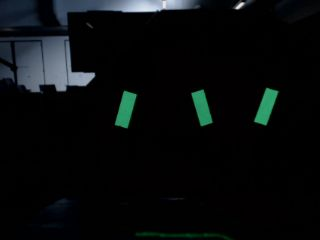
#> input picture images/1250mm.png, 320 x 240 px; its folder holds only this picture in this run
$ python tapeVision.py
#> lines starting #> are read from the running program, lines starting #| are printed output that depends on the picture; after the words box and inside, x2 and y2 are one past the last pixel; in counts of white or black regions, pixels touching at a corner belong together
import cv2
import numpy as np
import os
import math
import time


def findTape(img, display):
    minGreen = (30, 177, 80)  # colors to mask with
    maxGreen = (150, 255, 255)

    hsv = cv2.cvtColor(img, cv2.COLOR_BGR2HSV)
    mask = cv2.inRange(hsv, minGreen, maxGreen)
    mask = cv2.erode(mask, None, iterations=2)
    mask = cv2.dilate(mask, None, iterations=2)
    cv2.imshow("mask", mask)

    contours = cv2.findContours(mask, 1, 2)[-2]
    if len(contours) >= 1:
        #contours.sort(key=cv2.contourArea)
        removeUnder(10, contours)   #sort contours by area and then remove them if they're under a certen size
        rects = []  # all rects
        boxes = []
        allBoxes = []
        for i in range(len(contours)):
            rects.append(cv2.minAreaRect(contours[i]))
        pairs = findPairs(rects)
        correctPairs = []
        for i in range(len(pairs)):
            if checkOrien(pairs[i]) == True:
                correctPairs.append(pairs[i])

        for o in range(len(correctPairs)):
            breaker = False
            for i in range(len(correctPairs)):
                if i != o and correctPairs[o][0] == correctPairs[i][0]:
                    if xdist(
                        correctPairs[i][0][0][0], correctPairs[i][1][0][0]
                    ) < xdist(correctPairs[o][0][0][0], correctPairs[o][1][0][0]):
                        del correctPairs[o]
                        breaker = True
                        break
                    else:
                        del correctPairs[i]
                        breaker = True
                        break
            if breaker == True:
                break

        if display==True:
            for i in range(len(rects)):
                allBoxes.append(cv2.boxPoints(rects[i]))

        for b in range(len(correctPairs)):
            boxes.append(cv2.boxPoints(correctPairs[b][0]))
            boxes.append(cv2.boxPoints(correctPairs[b][1]))

        boxes = np.int0(boxes)
        if display==True:
            allBoxes = np.int0(allBoxes)
            show = img.copy()
            for i in range(len(allBoxes)):
                cv2.drawContours(show, [allBoxes[i]], 0, (0, 0, 255), 2)

            for i in range(len(boxes)):
                cv2.drawContours(show, [boxes[i]], 0, (0, 255, 0), 2)
            cv2.imshow("img", show)
        return {"rects": rects, "boxes": boxes, "hatches": correctPairs, "image":show}
        # rects is all found tape and boxes is all correct found tape (as box) and hatches is
    else:
        return {"rects": [], "boxes": [], "hatches": [], "image":show}


def removeUnder(under, contours):
    for c in range(len(contours)):
        if cv2.contourArea(contours[c]) < under:
            del contours[c]
            removeUnder(under, contours)
            break


def findMid(boxes): #boxes are actually rects
    mid1 = (boxes[0][0][0], boxes[0][0][1])
    mid2 = (boxes[1][0][0], boxes[1][0][1])
    bothMid = [(mid1[0] + mid2[0]) / 2, (mid1[1] + mid2[1]) / 2]

    return (np.int0(mid1), np.int0(mid2), np.int0(bothMid))
    #   center of 1rst, center of 2nd, center of both


def findPairs(rects):
    pairs = []
    lower, upper = splitRemove(rects)  # lower is pointing down left
    lower.sort(key=lambda x: x[0])
    upper.sort(key=lambda x: x[0])
    for l in range(len(lower)):
        for u in range(len(upper)):
            pairs.append([lower[l], upper[u]])
    return pairs


def splitRemove(rectList):  ############### change this to make it able to spot skewed hatches
    at = -35  # below 35 in one list above in another
    miss = 15
    list1, list2 = [], []
    for i in range(len(rectList)):
        if (rectList[i][2] < -(15 - miss) and rectList[i][2] > -(15 + miss)) or (
            rectList[i][2] < -(75 - miss) and rectList[i][2] > -(75 + miss)
        ):
            if rectList[i][2] < at:
                list1.append(rectList[i])
            else:
                list2.append(rectList[i])
    return list1, list2


def checkOrien(pair):
    pair.sort(key=lambda x: x[2])
    if pair[1][0][0] > pair[0][0][0]:
        return True
    else:
        return False


def closer(X1, X23):
    dist = [X1 - X23[0], X1 - X23[1]]
    if abs(dist[0]) > abs(dist[1]):
        return 0
    else:
        return 1


def xdist(x1, x2):
    return abs(x1 - x2)


# ( center (x,y), (width, height), angle of rotation ) min area rect things

files = os.listdir(".\images")
index = 0
testImg = cv2.imread("./images/" + files[index], 1)
#> testImg is the input picture: shape (240, 320, 3); mean B, G, R 12.3, 11.5, 8.5

def process(currentImg, display):
    hatches = currentImg.copy()
    tapes = findTape(currentImg, display)
    if display==True:
        mids=[]
        if len(tapes["hatches"]) >= 1:
            for i in range(len(tapes["hatches"])):
                mids.append(findMid([tapes["hatches"][i][0], tapes["hatches"][i][1]])[2])
                mid = findMid([tapes["hatches"][i][0], tapes["hatches"][i][1]])
                cv2.ellipse(
                    hatches,
                    (mid[2][0], mid[2][1]),
                    (mid[2][0] - mid[0][0], mid[2][0] - mid[0][0]),
                    0,
                    0,
                    360,
                    (0, 255, 255),
                    3,
                )
        cv2.imshow("hatches", hatches)
        if len(mids)==0:
            tapes["rects"].sort(key=lambda x:x[1][0]*x[1][1])
            return [findMid([tapes["rects"][0], tapes["rects"][1]]), tapes["image"]]
        else:
            return [mids, tapes["image"]]
    else:
        mids=[]
        if len(hatches) >= 1:
            for i in range(len(tapes["hatches"])):
                mids.append(findMid([tapes["hatches"][i][0], tapes["hatches"][i][1]])[2])
        return [mids, tapes["image"]]


if __name__=="__main__":
    while True:
        print(process(testImg, True)) #true is weather or not to display the stuff
#> in findTape, `hsv = cv2.cvtColor(img, cv2.COLOR_BGR2HSV)`: hsv: shape (240, 320, 3); mean H, S, V 47.5, 82.4, 13.6
#> in findTape, `mask = cv2.inRange(hsv, minGreen, maxGreen)`:
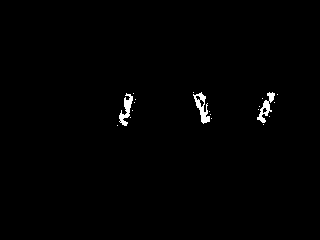
#> mask: shape (240, 320); 0.83% white; 20 white regions (17 under 20 px), largest, box (x1, y1, x2, y2) and area: (193, 92, 210, 124) 226, (119, 93, 133, 126) 200, (257, 92, 275, 123) 197
#> in findTape, `mask = cv2.erode(mask, None, iterations=2)`:
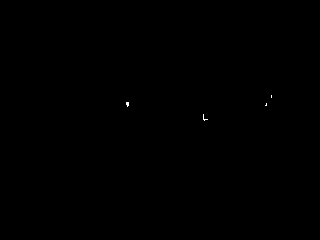
#> mask: shape (240, 320); 0.04% white in thin lines or dots, all inside (x1, y1, x2, y2) = (126, 95, 272, 121)
#> in findTape, `mask = cv2.dilate(mask, None, iterations=2)`:
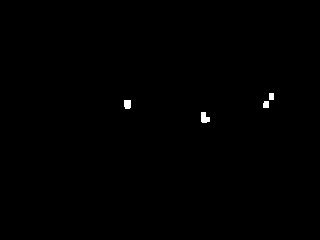
#> mask: shape (240, 320); 0.27% white; 4 white regions
#> in findTape, `contours = cv2.findContours(mask, 1, 2)[-2]`: contours = 4 contours; box (x1, y1, x2, y2) and area: (201, 112, 210, 123) 58, (124, 100, 131, 109) 46, (263, 101, 269, 108) 28, (269, 93, 274, 100) 24
#> the loop in removeUnder, `for c in range(len(contours)):` made 4 passes
#> the loop in findTape, `for i in range(len(contours)):` made 4 passes
#> after the loop in findTape, `for i in range(len(contours)):`: rects = [((205, 117), (10, 8), -90), ((265.5, 104), (6, 5), -90), ((127, 104), (8, 6), -90), ((271, 96), (6, 4), -90)]
#> the loop in splitRemove, `for i in range(len(rectList)):` made 4 passes
#> after the loop in splitRemove, `for i in range(len(rectList)):`: list1 = []
#> the loop in findTape, `for i in range(len(rects)):` made 4 passes
#> after the loop in findTape, `for i in range(len(rects)):`: allBoxes = [[[209, 122], [201, 122], [201, 112], [209, 112]], [[268, 107], [263, 107], [263, 101], [268, 101]], [[130, 108], [124, 108], [124, 100], [130, 100]], [[273, 99], [269, 99], [269, 93], [273, 93]]]
#> after the loop in findTape, `for b in range(len(correctPairs)):`: boxes = []
#> in findTape, `boxes = np.int0(boxes)`: boxes = empty array
#> the loop in findTape, `for i in range(len(allBoxes)):` made 4 passes
#> after the loop in findTape, `for i in range(len(allBoxes)):`:
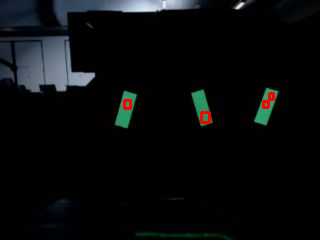
#> show: shape (240, 320, 3); 0.39% of pixels changed, all inside (x1, y1, x2, y2) = (123, 92, 275, 124)
#> in process, `tapes = findTape(currentImg, display)`: tapes = 4 items
#> (printed output is left out)
        cv2.imshow("the image", testImg)
        if cv2.waitKey(1) & 0xFF == ord("q"):
#> (key q is pressed here)
            break

        if cv2.waitKey(1) & 0xFF == ord("n"):
            index += 1
            testImg = cv2.imread("./images/" + files[index], 1)
            print("next")
cv2.destroyAllWindows()
quit()
#> (the program exits here)

$ run again, on images/530mm.png
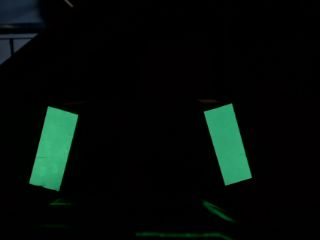
#> input picture images/530mm.png, 320 x 240 px
#> testImg is the input picture: shape (240, 320, 3); mean B, G, R 8.9, 11.9, 4.8
#> hsv: shape (240, 320, 3); mean H, S, V 43.6, 90.2, 12.7
#> in findTape, `mask = cv2.dilate(mask, None, iterations=2)`:
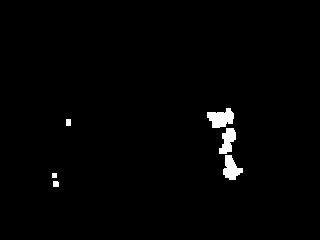
#> mask: shape (240, 320); 1.4% white; 6 white regions
#> contours = 6 contours, 1 with area under 20; largest, box (x1, y1, x2, y2) and area: (207, 108, 234, 128) 322, (223, 155, 243, 180) 262, (219, 128, 236, 154) 240, (53, 181, 59, 187) 24, (66, 119, 71, 126) 24
#> the loop in removeUnder, `for c in range(len(contours)):` made 6 passes
#> the loop in findTape, `for i in range(len(contours)):` made 6 passes
#> after the loop in findTape, `for i in range(len(contours)):`: rects = [((55.5, 183.5), (5, 5), -90), ((54, 175), (4, 4), -90), ((232.5, 167), (24, 19), -90), ((227.5, 140.8), (27.26, 13.92), -78.69), ((68, 122), (6, 4), -90), ((220.6, 118), (26.27, 17.41), -11.89)]
#> the loop in splitRemove, `for i in range(len(rectList)):` made 6 passes
#> after the loop in splitRemove, `for i in range(len(rectList)):`: list1 = [((227.5, 140.8), (27.26, 13.92), -78.69)]; list2 = [((220.6, 118), (26.27, 17.41), -11.89)]
#> lower = [((227.5, 140.8), (27.26, 13.92), -78.69)]; upper = [((220.6, 118), (26.27, 17.41), -11.89)]
#> the loop in findPairs, `for l in range(len(lower)):` made 1 pass
#> after the loop in findPairs, `for l in range(len(lower)):`: pairs = 1 item
#> the loop in findTape, `for i in range(len(pairs)):` made 1 pass
#> after the loop in findTape, `for i in range(len(pairs)):`: correctPairs = []
#> the loop in findTape, `for i in range(len(rects)):` made 6 passes
#> after the loop in findTape, `for i in range(len(rects)):`: allBoxes = 6 items
#> after the loop in findTape, `for b in range(len(correctPairs)):`: boxes = []
#> in findTape, `boxes = np.int0(boxes)`: boxes = empty array
#> the loop in findTape, `for i in range(len(allBoxes)):` made 6 passes
#> after the loop in findTape, `for i in range(len(allBoxes)):`:
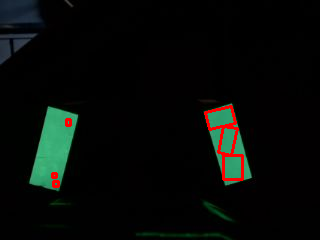
#> show: shape (240, 320, 3); 1.12% of pixels changed, all inside (x1, y1, x2, y2) = (51, 105, 244, 188)
#> tapes = 4 items
#> (printed output is left out)

$ run again, on images/350mm - Copy.png
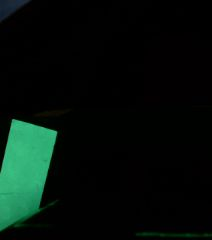
#> input picture images/350mm - Copy.png, 212 x 240 px
#> testImg is the input picture: shape (240, 212, 3); mean B, G, R 10.7, 15.8, 4.9
#> hsv: shape (240, 212, 3); mean H, S, V 37.3, 95.6, 16.2
#> in findTape, `mask = cv2.dilate(mask, None, iterations=2)`:
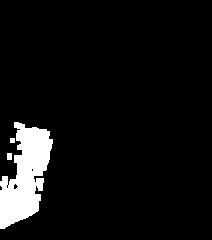
#> mask: shape (240, 212); 6.6% white; 3 white regions
#> contours = 6 contours, 4 with area under 20; largest, box (x1, y1, x2, y2) and area: (0, 122, 53, 229) 3140, (7, 153, 12, 160) 24
#> the loop in removeUnder, `for c in range(len(contours)):` made 1 pass
#> the loop in findTape, `for i in range(len(contours)):` made 4 passes
#> after the loop in findTape, `for i in range(len(contours)):`: rects = [((14.75, 186.3), (4.95, 4.24), -45), ((9, 156), (6, 4), -90), ((12, 140), (4, 4), -90), ((22.78, 178), (107.4, 43.26), -77.83)]
#> the loop in splitRemove, `for i in range(len(rectList)):` made 4 passes
#> after the loop in splitRemove, `for i in range(len(rectList)):`: list1 = [((22.78, 178), (107.4, 43.26), -77.83)]; list2 = []
#> lower = [((22.78, 178), (107.4, 43.26), -77.83)]; upper = []
#> the loop in findPairs, `for l in range(len(lower)):` made 1 pass
#> the loop in findTape, `for i in range(len(rects)):` made 4 passes
#> after the loop in findTape, `for i in range(len(rects)):`: allBoxes = [[[14.5, 189.5], [11.5, 186.5], [15, 183], [18, 186]], [[11, 159], [7, 159], [7, 153], [11, 153]], [[14, 142], [10, 142], [10, 138], [14, 138]], [[32.6, 235], [-9.69, 225.9], [12.96, 120.9], [55.25, 130]]]
#> after the loop in findTape, `for b in range(len(correctPairs)):`: boxes = []
#> in findTape, `boxes = np.int0(boxes)`: boxes = empty array
#> the loop in findTape, `for i in range(len(allBoxes)):` made 4 passes
#> after the loop in findTape, `for i in range(len(allBoxes)):`:
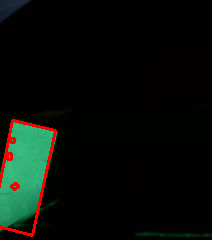
#> show: shape (240, 212, 3); 1.71% of pixels changed, all inside (x1, y1, x2, y2) = (0, 119, 57, 237)
#> tapes = 4 items
#> (printed output is left out)
